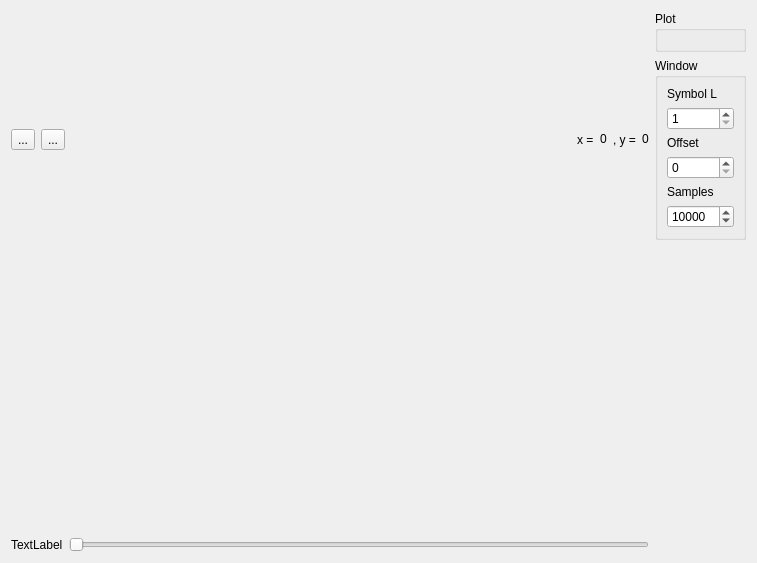
<?xml version="1.0" encoding="UTF-8"?>
<ui version="4.0">
 <class>IQ</class>
 <widget class="QWidget" name="IQ">
  <property name="geometry">
   <rect>
    <x>0</x>
    <y>0</y>
    <width>757</width>
    <height>563</height>
   </rect>
  </property>
  <property name="windowTitle">
   <string>Form</string>
  </property>
  <layout class="QHBoxLayout" name="horizontalLayout">
   <item>
    <layout class="QVBoxLayout" name="verticalLayout_3">
     <property name="leftMargin">
      <number>0</number>
     </property>
     <item>
      <layout class="QHBoxLayout" name="horizontalLayout_2">
       <property name="topMargin">
        <number>0</number>
       </property>
       <item>
        <widget class="QToolButton" name="button_zoom">
         <property name="text">
          <string>...</string>
         </property>
         <property name="icon">
          <iconset theme="go-home-symbolic">
           <normaloff>.</normaloff>.</iconset>
         </property>
         <property name="checkable">
          <bool>false</bool>
         </property>
         <property name="checked">
          <bool>false</bool>
         </property>
        </widget>
       </item>
       <item>
        <widget class="QToolButton" name="toolButton">
         <property name="text">
          <string>...</string>
         </property>
         <property name="icon">
          <iconset theme="zoom-in-symbolic">
           <normaloff>.</normaloff>.</iconset>
         </property>
         <property name="checkable">
          <bool>true</bool>
         </property>
        </widget>
       </item>
       <item>
        <spacer name="horizontalSpacer">
         <property name="orientation">
          <enum>Qt::Horizontal</enum>
         </property>
         <property name="sizeHint" stdset="0">
          <size>
           <width>40</width>
           <height>20</height>
          </size>
         </property>
        </spacer>
       </item>
       <item>
        <widget class="QLabel" name="label_5">
         <property name="text">
          <string>x =</string>
         </property>
        </widget>
       </item>
       <item>
        <widget class="QLabel" name="x_coord">
         <property name="text">
          <string>0</string>
         </property>
         <property name="textInteractionFlags">
          <set>Qt::LinksAccessibleByMouse|Qt::TextSelectableByKeyboard|Qt::TextSelectableByMouse</set>
         </property>
        </widget>
       </item>
       <item>
        <widget class="QLabel" name="label_2">
         <property name="text">
          <string>, y =</string>
         </property>
        </widget>
       </item>
       <item>
        <widget class="QLabel" name="y_coord">
         <property name="text">
          <string>0</string>
         </property>
         <property name="textInteractionFlags">
          <set>Qt::LinksAccessibleByMouse|Qt::TextSelectableByKeyboard|Qt::TextSelectableByMouse</set>
         </property>
        </widget>
       </item>
      </layout>
     </item>
     <item>
      <widget class="QwtPlot" name="qwtPlot">
       <property name="canvasBackground">
        <brush brushstyle="SolidPattern">
         <color alpha="255">
          <red>255</red>
          <green>255</green>
          <blue>255</blue>
         </color>
        </brush>
       </property>
      </widget>
     </item>
     <item>
      <layout class="QHBoxLayout" name="horizontalLayout_3">
       <property name="topMargin">
        <number>0</number>
       </property>
       <item>
        <widget class="QLabel" name="label">
         <property name="text">
          <string>TextLabel</string>
         </property>
        </widget>
       </item>
       <item>
        <widget class="QSlider" name="t_offset">
         <property name="maximum">
          <number>100</number>
         </property>
         <property name="orientation">
          <enum>Qt::Horizontal</enum>
         </property>
         <property name="tickPosition">
          <enum>QSlider::NoTicks</enum>
         </property>
         <property name="tickInterval">
          <number>1</number>
         </property>
        </widget>
       </item>
      </layout>
     </item>
    </layout>
   </item>
   <item>
    <layout class="QVBoxLayout" name="verticalLayout_2">
     <property name="rightMargin">
      <number>0</number>
     </property>
     <property name="bottomMargin">
      <number>0</number>
     </property>
     <item>
      <widget class="QGroupBox" name="groupBox">
       <property name="title">
        <string>Plot</string>
       </property>
       <layout class="QVBoxLayout" name="verticalLayout"/>
      </widget>
     </item>
     <item>
      <widget class="QGroupBox" name="groupBox_2">
       <property name="title">
        <string>Window</string>
       </property>
       <layout class="QVBoxLayout" name="verticalLayout_4">
        <item>
         <widget class="QLabel" name="label_4">
          <property name="text">
           <string>Symbol L</string>
          </property>
         </widget>
        </item>
        <item>
         <widget class="QSpinBox" name="sps">
          <property name="minimum">
           <number>1</number>
          </property>
          <property name="maximum">
           <number>2048</number>
          </property>
          <property name="value">
           <number>1</number>
          </property>
         </widget>
        </item>
        <item>
         <widget class="QLabel" name="label_6">
          <property name="text">
           <string>Offset</string>
          </property>
         </widget>
        </item>
        <item>
         <widget class="QSpinBox" name="toffset">
          <property name="minimum">
           <number>0</number>
          </property>
          <property name="maximum">
           <number>2048</number>
          </property>
          <property name="value">
           <number>0</number>
          </property>
         </widget>
        </item>
        <item>
         <widget class="QLabel" name="label_3">
          <property name="text">
           <string>Samples</string>
          </property>
         </widget>
        </item>
        <item>
         <widget class="QSpinBox" name="win_size">
          <property name="maximum">
           <number>100000</number>
          </property>
          <property name="singleStep">
           <number>100</number>
          </property>
          <property name="value">
           <number>10000</number>
          </property>
         </widget>
        </item>
       </layout>
      </widget>
     </item>
     <item>
      <spacer name="verticalSpacer">
       <property name="orientation">
        <enum>Qt::Vertical</enum>
       </property>
       <property name="sizeHint" stdset="0">
        <size>
         <width>20</width>
         <height>40</height>
        </size>
       </property>
      </spacer>
     </item>
    </layout>
   </item>
  </layout>
 </widget>
 <customwidgets>
  <customwidget>
   <class>QwtPlot</class>
   <extends>QFrame</extends>
   <header>qwt_plot.h</header>
  </customwidget>
 </customwidgets>
 <resources/>
 <connections/>
</ui>
